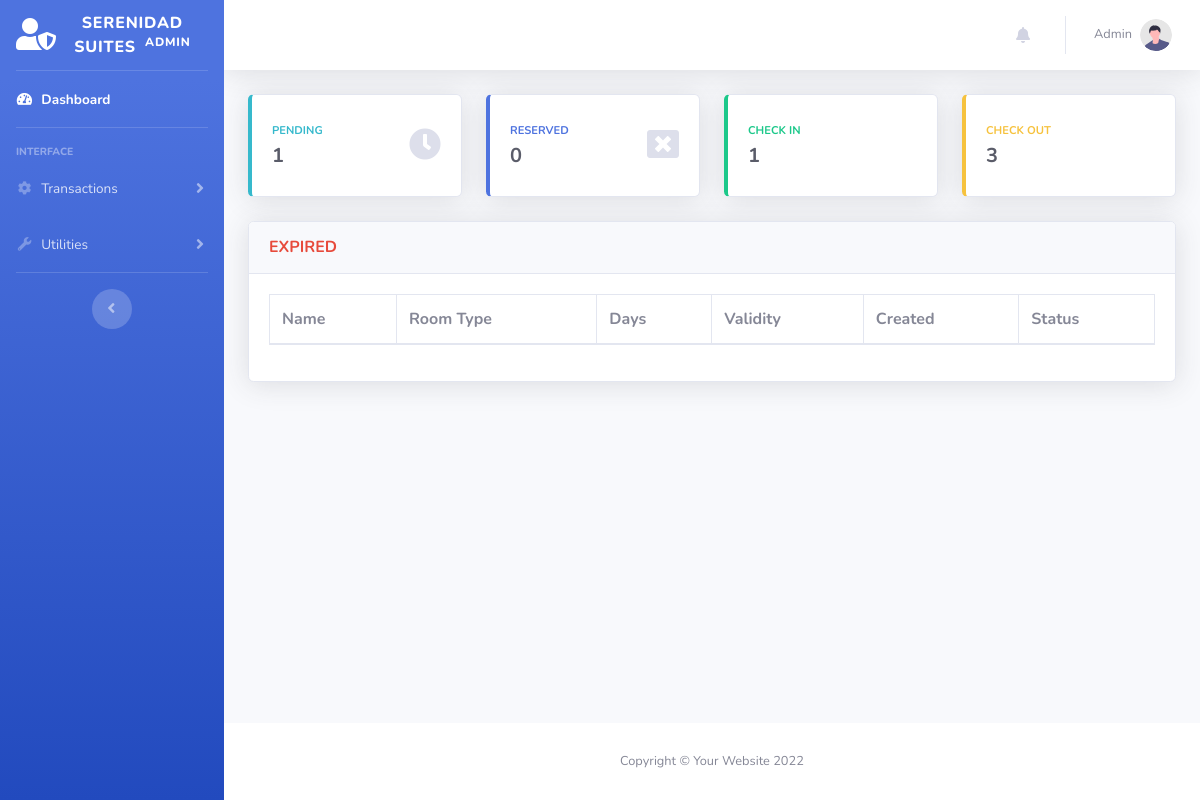
Page /admin/reservation-expired.php (signed in) on the earlier database version.
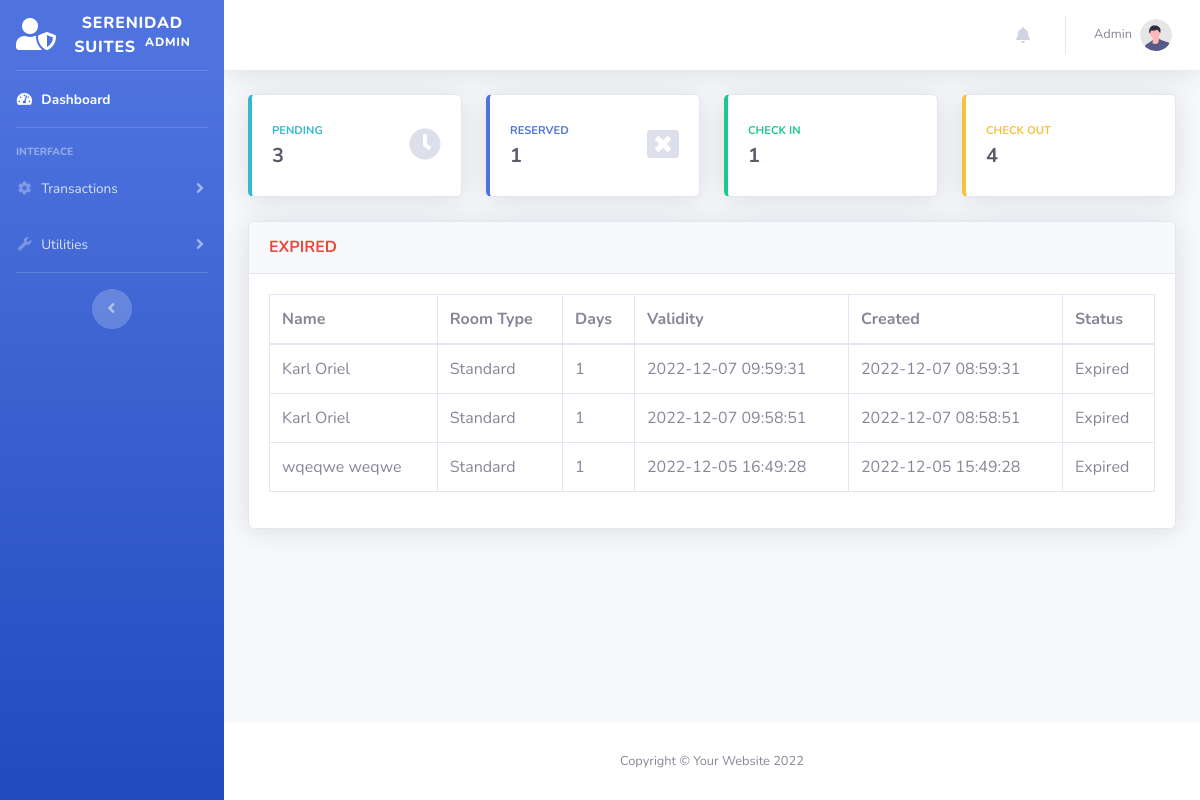
Same page on the later database version.
### tables this page shows
CREATE TABLE `transactions` (
  `id` int(11) NOT NULL,
  `guest_id` int(11) NOT NULL,
  `room_id` int(11) NOT NULL,
  `room_no` int(11) DEFAULT NULL,
  `extra_bed` tinyint(4) NOT NULL DEFAULT '0',
  `extra_pax` int(11) DEFAULT NULL,
  `status` varchar(50) DEFAULT NULL,
  `days` int(11) DEFAULT NULL,
  `checkin` varchar(50) DEFAULT NULL,
  `checkin_time` varchar(50) DEFAULT NULL,
  `checkout` varchar(50) DEFAULT NULL,
  `checkout_time` varchar(50) DEFAULT NULL,
  `bill` varchar(50) DEFAULT NULL,
  `balance` int(11) NOT NULL DEFAULT '0',
  `payment` int(11) NOT NULL DEFAULT '0',
  `is_payment_full` tinyint(4) NOT NULL DEFAULT '0',
  `payment_at` datetime DEFAULT NULL,
  `valid_until` varchar(50) DEFAULT NULL,
  `is_unread` tinyint(1) NOT NULL DEFAULT '1',
  `created_at` datetime DEFAULT NULL,
  `updated_at` datetime DEFAULT NULL,
  `remarks` varchar(500) DEFAULT NULL
);

CREATE TABLE `guest` (
  `id` int(11) NOT NULL,
  `uuid` varchar(255) DEFAULT NULL,
  `firstname` varchar(50) NOT NULL,
  `middlename` varchar(30) NOT NULL,
  `lastname` varchar(40) NOT NULL,
  `address` varchar(191) DEFAULT NULL,
  `contactno` varchar(20) NOT NULL,
  `created_at` datetime DEFAULT NULL,
  `updated_at` datetime DEFAULT NULL
);

CREATE TABLE `room` (
  `id` int(11) NOT NULL,
  `room_type` varchar(50) NOT NULL,
  `price` varchar(11) NOT NULL,
  `photo` varchar(100) NOT NULL,
  `description` text,
  `created_at` datetime DEFAULT NULL,
  `updated_at` datetime DEFAULT NULL
);

### models/Model.php (called while the page is built, shortened)
<?php
class Model
{
    protected $host = "localhost";
    protected $database = "db_hor";
    protected $username = "root";
    protected $password = "admin";
    protected $pdo;
    protected $stmt;
    public function connect(){
        try {
            $this->pdo = new PDO("mysql:host={$this->host};dbname={$this->database};charset=utf8","{$this->username}","{$this->password}");
            $this->pdo->setAttribute(PDO::ATTR_ERRMODE, PDO::ERRMODE_EXCEPTION);
            $this->pdo->setAttribute(PDO::ATTR_DEFAULT_FETCH_MODE, PDO::FETCH_ASSOC);
        } catch (PDOException $e) {
            echo $e->getMessage();
        }
    }
    public function setQuery($qry){
        $this->qry = $qry;
        $this->stmt = $this->pdo->query($this->qry);
        return $this;
    }
    public function getAll(){
        try {
            return $this->stmt->fetchAll();
        } catch (PDOException $e) {
            return $e->getMessage();
        }
    }
    public function getFirst(){
        try {
            $data =  $this->stmt->fetch();
            return (object) $data;
        } catch (PDOException $e) {
            return $e->getMessage();
        }
    }
}

### models/Transaction.php (called while the page is built, shortened)
<?php
Class Transaction extends Model {
    public function getExpiredTransactions(){
        return $this->setQuery("SELECT
                                A.*,
                                B.firstname,
                                B.middlename,
                                B.lastname,
                                B.address,
                                B.contactno,
                                C.room_type,
                                C.price,
                                C.photo
                                FROM `transactions` as A
                                LEFT JOIN `guest` as B
                                ON A.guest_id = B.id
                                LEFT JOIN `room` as C
                                ON A.room_id = C.id
                                WHERE A.status = 'Expired'
                                ORDER BY A.created_at DESC
                                ")
                                ->getAll();
    }
}

### admin/reservation-expired.php (the view, shortened to what the changed rows need)
<?php include('includes/header.php') ?>
<?php
$connection = new Transaction();
$EXPIRED = $connection->getExpiredTransactions();
?>
<body id="page-top">
    <div id="wrapper">
        <div id="content-wrapper" class="d-flex flex-column">
            <div id="content">
                <div class="container-fluid">
                    <div class="row">
                        <?php include('includes/count-cards.php') ?>
                    </div>
                    <div class="card shadow mb-4">
                        <div class="card-body">
                            <div class="table-responsive">
                                <table class="table table-bordered" id="dataTable" width="100%" cellspacing="0">
                                <thead>
                                    <tr>
                                        <th>Name</th>
                                        <th>Room Type</th>
                                        <th>Days</th>
                                        <th>Validity</th>
                                        <th>Created</th>
                                        <th>Status</th>
                                    </tr>
                                </thead>
                                <tbody>
                                    <?php
                                        foreach ($EXPIRED as $key => $value) {
                                    ?>
                                    <tr>
                                        <td><?= $value['firstname']." ".$value['lastname']?></td>
                                        <td><?= $value['room_type']?></td>
                                        <td><?= $value['days']?></td>
                                        <td><?= $value['valid_until']?></td>
                                        <td><?= $value['created_at']?></td>
                                        <td><?= $value['status']?></td>
                                    </tr>
                                    <?php
                                        }
                                    ?>
                                </tbody>
                            </table>
                            </div>
                        </div>
                    </div>
                </div>
            </div>
        </div>
    </div>
</body>
</html>

### admin/includes/count-cards.php (shortened to what the changed rows need)
<?php
$connection = new Transaction();
$pendingCount = $connection->setQuery("SELECT Count(id) AS count FROM `transactions`   WHERE `status` LIKE 'Pending' OR `status` LIKE 'Expired'")->getFirst();
$reservedCount = $connection->setQuery("SELECT Count(id) AS count FROM `transactions`   WHERE `status` LIKE 'Reserved' OR `status` LIKE 'Cancelled'")->getFirst();
$checkoutCount = $connection->setQuery("SELECT Count(id) AS count FROM `transactions`   WHERE `status` LIKE 'Check Out'")->getFirst();
?>
<div class="col-xl-3 col-md-6 mb-4 clickTo" onclick="window.location = 'index.php'">
    <div class="card border-left-info shadow h-100 py-2">
        <div class="card-body">
            <div class="row no-gutters align-items-center">
                <div class="col mr-2">
                    <div class="text-xs font-weight-bold text-info text-uppercase mb-1">
                        PENDING</div>
                    <div class="h5 mb-0 font-weight-bold text-gray-800"> <?= $pendingCount->count ?> </div>
                </div>
            </div>
        </div>
    </div>
</div>
<div class="col-xl-3 col-md-6 mb-4 clickTo" onclick="window.location = 'reservation-reserved.php'">
    <div class="card border-left-primary shadow h-100 py-2">
        <div class="card-body">
            <div class="row no-gutters align-items-center">
                <div class="col mr-2">
                    <div class="text-xs font-weight-bold text-primary text-uppercase mb-1">
                        RESERVED</div>
                    <div class="h5 mb-0 font-weight-bold text-gray-800"> <?= $reservedCount->count ?> </div>
                </div>
            </div>
        </div>
    </div>
</div>
<div class="col-xl-3 col-md-6 mb-4 clickTo" onclick="window.location = 'reservation-checkout.php'">
    <div class="card border-left-warning shadow h-100 py-2">
        <div class="card-body">
            <div class="row no-gutters align-items-center">
                <div class="col mr-2">
                    <div class="text-xs font-weight-bold text-warning text-uppercase mb-1">
                        CHECK OUT</div>
                    <div class="h5 mb-0 font-weight-bold text-gray-800"> <?= $checkoutCount->count ?> </div>
                </div>
            </div>
        </div>
    </div>
</div>

Differences in the rows shown:
added transactions: guest.firstname "Karl", guest.lastname "Oriel", room.room_type "Standard", days "1", valid_until "2022-12-07 09:59:31", created_at "2022-12-07 08:59:31", status "Expired"
added transactions: guest.firstname "Karl", guest.lastname "Oriel", room.room_type "Standard", days "1", valid_until "2022-12-07 09:58:51", created_at "2022-12-07 08:58:51", status "Expired"
now on this page (row edited): transactions: guest.firstname "wqeqwe", guest.lastname "weqwe", room.room_type "Standard", days "1", valid_until "2022-12-05 16:49:28", created_at "2022-12-05 15:49:28", status "Expired"
Other differences:
$pendingCount->count: "1" → "3"
$reservedCount->count: "0" → "1"
$checkoutCount->count: "3" → "4"
